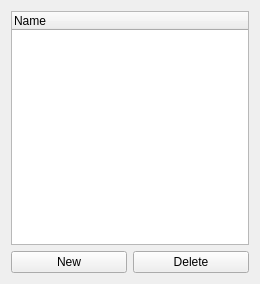
<ui version="4.0" >
 <class>FileBrowserWidget</class>
 <widget class="QWidget" name="FileBrowserWidget" >
  <property name="geometry" >
   <rect>
    <x>0</x>
    <y>0</y>
    <width>260</width>
    <height>284</height>
   </rect>
  </property>
  <property name="windowTitle" >
   <string>Form</string>
  </property>
  <layout class="QVBoxLayout" name="verticalLayout" >
   <item>
    <widget class="Kobby::FileBrowserTreeWidget" name="treeWidget" >
     <column>
      <property name="text" >
       <string>Name</string>
      </property>
     </column>
    </widget>
   </item>
   <item>
    <layout class="QHBoxLayout" name="horizontalLayout" >
     <item>
      <widget class="QPushButton" name="newFolderButton" >
       <property name="text" >
        <string>New</string>
       </property>
      </widget>
     </item>
     <item>
      <widget class="QPushButton" name="deleteButton" >
       <property name="text" >
        <string>Delete</string>
       </property>
      </widget>
     </item>
    </layout>
   </item>
  </layout>
 </widget>
 <customwidgets>
  <customwidget>
   <class>Kobby::FileBrowserTreeWidget</class>
   <extends>QTreeWidget</extends>
   <header>kobby/dialogs/filebrowser.h</header>
  </customwidget>
 </customwidgets>
 <resources/>
 <connections/>
</ui>
